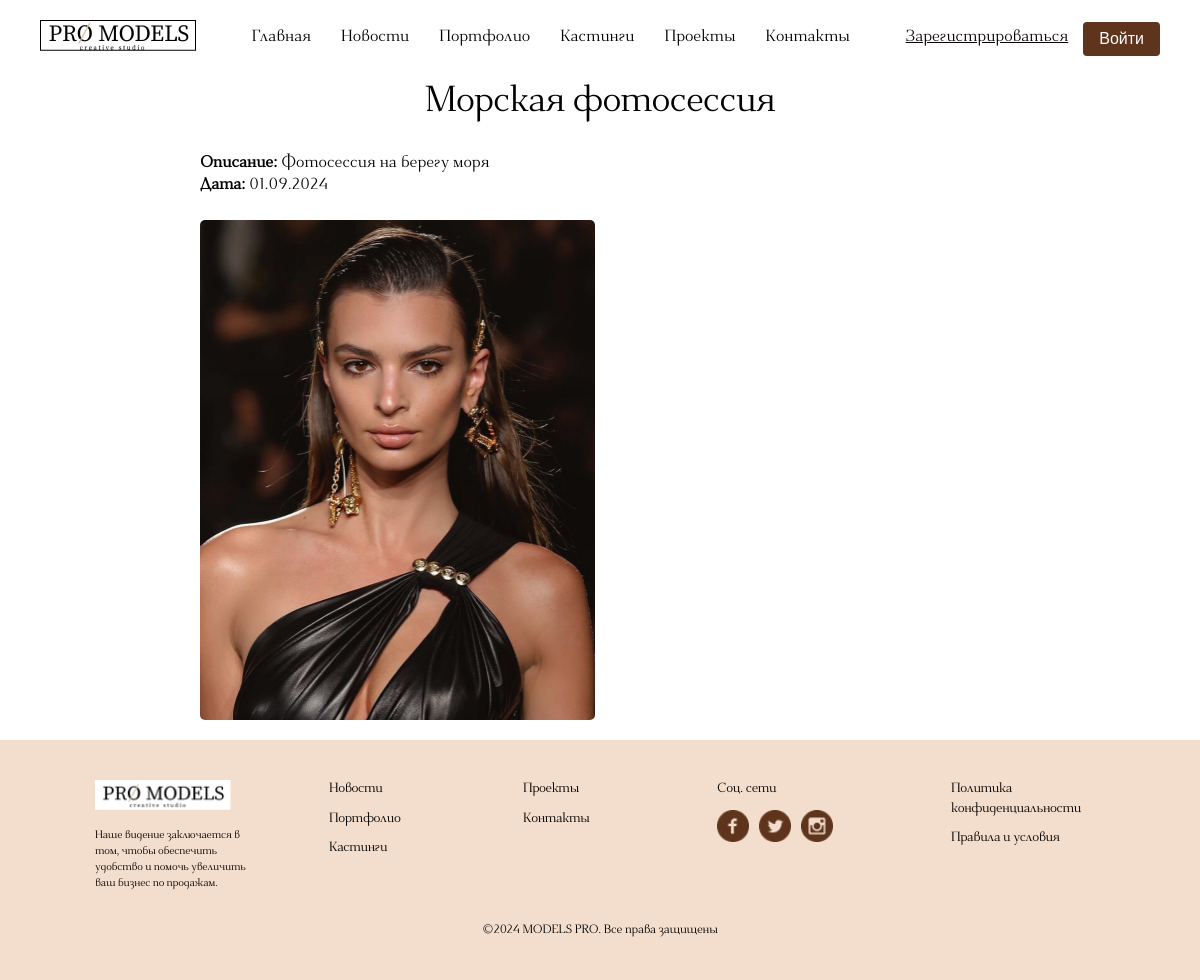
/project_details.php?photoshoot_id=4, run on the app's committed database.
### tables this page shows
CREATE TABLE `photoshoots` (
  `id` int NOT NULL,
  `photoshoots_name` varchar(255) DEFAULT NULL,
  `description` text,
  `date` date DEFAULT NULL
);

CREATE TABLE `photoshoot_photos` (
  `id` int NOT NULL,
  `photoshoot_id` int NOT NULL,
  `file_path` varchar(255) NOT NULL,
  `uploaded_at` timestamp NULL DEFAULT CURRENT_TIMESTAMP
);

### project_details.php (the view, shortened to what this page needs)
<?php
include_once 'header.php';
require_once 'database_connection.php';
$photoshoot_id = isset($_GET['photoshoot_id']) ? (int)$_GET['photoshoot_id'] : 0;
try {
	$stmt = $pdo->prepare("
        SELECT ps.photoshoots_name, ps.description, ps.date
        FROM photoshoots ps
        WHERE ps.id = ?
    ");
	$stmt->execute([$photoshoot_id]);
	$photoshoot = $stmt->fetch(PDO::FETCH_ASSOC);
	$stmt = $pdo->prepare("
        SELECT file_path
        FROM photoshoot_photos
        WHERE photoshoot_id = ?
    ");
	$stmt->execute([$photoshoot_id]);
	$photos = $stmt->fetchAll(PDO::FETCH_ASSOC);
} catch (PDOException $e) {
	echo "Ошибка при получении данных фотосессии: " . $e->getMessage();
	exit();
}
?>
<section class="photoshoot-details-section">
	<h2 class="block-title"><?php echo htmlspecialchars($photoshoot['photoshoots_name']); ?></h2>
	<div class="details-container">
		<div class="details-info">
			<p><strong>Описание:</strong> <?php echo nl2br(htmlspecialchars($photoshoot['description'])); ?></p>
			<p><strong>Дата:</strong> <?php echo htmlspecialchars(date('d.m.Y', strtotime($photoshoot['date']))); ?></p>
		</div>
		<div class="details-images">
		<?php foreach ($photos as $photo): ?>
					<div class="details-image-container">
						<img src="<?php echo htmlspecialchars($photo['file_path']); ?>" alt="Фотография">
					</div>
		<?php endforeach; ?>
		</div>
	</div>
</section>
<?php
include_once 'footer.php';
?>

### styles.css (style rules this page uses)
:root { --font-family: 'Dihjauti', Arial, sans-serif; }
* { margin: 0; padding: 0; box-sizing: border-box; }
body { font-family: 'Dihjauti', Arial, sans-serif; }
.block-title { font-family: var(--font-family); font-weight: 400; font-size: 3vw; line-height: 150%; letter-spacing: -0.02em; text-align: center; color: #010101; margin-bottom: 20px; }
.details-container { display: flex; flex-direction: column; align-items: center; }
.details-image-container { width: 100%; max-width: 800px; margin-bottom: 20px; }
.details-info { width: 100%; max-width: 800px; margin-bottom: 20px; text-align: left; }
.details-info p { margin: 5px 0; }
.details-images { display: grid; grid-template-columns: repeat(auto-fill, minmax(300px, 1fr)); gap: 10px; }
.details-image-container { overflow: hidden; border-radius: 5px; }
.details-image-container img { width: 100%; height: 100%; object-fit: cover; }

### data on the page
photoshoots: photoshoots_name "Морская фотосессия", description "Фотосессия на берегу моря", date "01.09.2024"
photoshoot_photos: file_path (picture)
